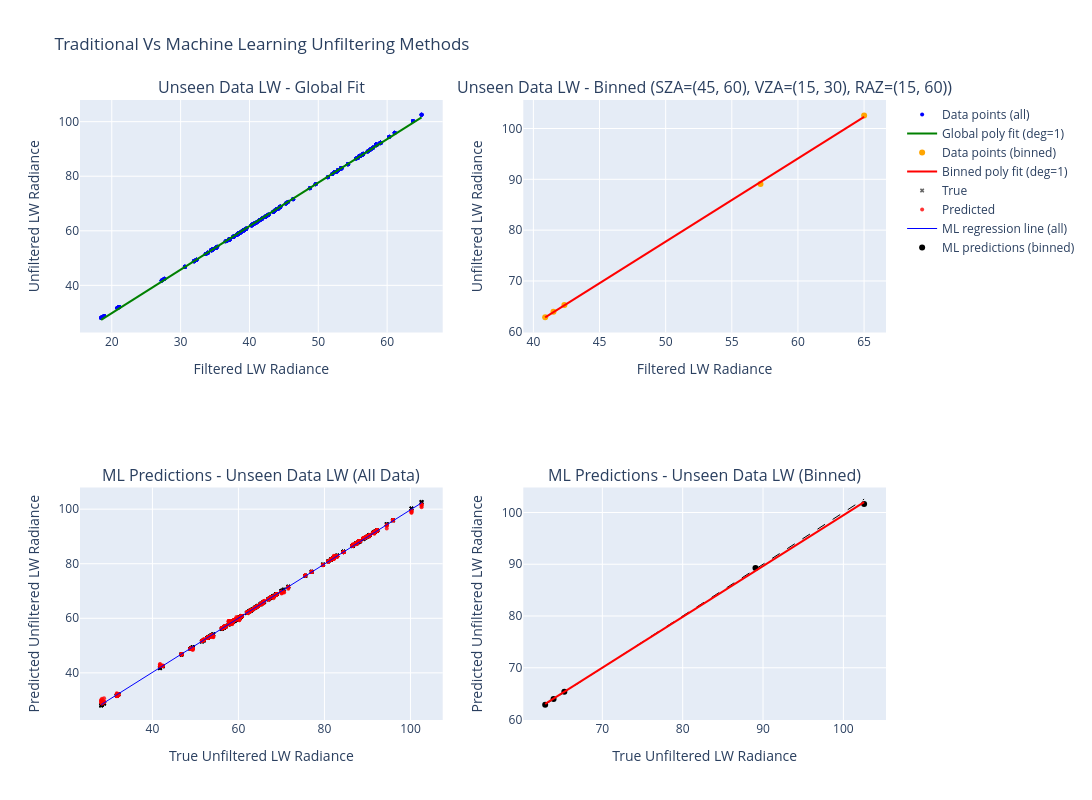

The cell this chart's notebook holds for it:
### Code cell
compare_global_vs_bin_fit_interactive(
    test_lw_geos_ds,
    scene="Land",
    sza_range=(45,60),
    vza_range=(15,30),
    raz_range=(15,60),
    degree=1,
    ml_model=lw_bm_with_geos["Final_Model"],
    name="Unseen Data LW",
    ml_features=["SZA", 'VZA', 'RAZ', 'Longwave Filtered Rads (Integrated)'],
    is_sw=False
)

### Figure 1 — Plotly figure (JSON) as saved in the notebook; plotly's stock layout.template omitted (floating-point values rounded to 4 significant figures; data arrays with more than 128 entries replaced by an {"elided": "..."} marker saying what was removed)
{"data": [{"hovertemplate": "Filtered: %{x:.2f}<br>Unfiltered: %{y:.2f}", "marker": {"color": "blue", "opacity": 1.0, "size": 4}, "mode": "markers", "name": "Data points (all)", "showlegend": true, "x": {"elided": "635 float values"}, "y": {"elided": "635 float values"}, "type": "scatter", "xaxis": "x", "yaxis": "y"}, {"line": {"color": "green", "width": 2}, "mode": "lines", "name": "Global poly fit (deg=1)", "showlegend": true, "x": {"elided": "635 float values"}, "y": {"elided": "635 float values"}, "type": "scatter", "xaxis": "x", "yaxis": "y"}, {"hovertemplate": "Filtered: %{x:.2f}<br>Unfiltered: %{y:.2f}", "marker": {"color": "orange", "opacity": 1.0, "size": 6}, "mode": "markers", "name": "Data points (binned)", "showlegend": true, "x": [41.52, 42.34, 40.89, 65.0, 57.17], "y": [63.93, 65.27, 62.88, 102.6, 89.06], "type": "scatter", "xaxis": "x2", "yaxis": "y2"}, {"line": {"color": "red", "width": 2}, "mode": "lines", "name": "Binned poly fit (deg=1)", "showlegend": true, "x": [40.89, 41.52, 42.34, 57.17, 65.0], "y": [62.85, 63.87, 65.22, 89.48, 102.3], "type": "scatter", "xaxis": "x2", "yaxis": "y2"}, {"marker": {"color": "black", "opacity": 0.6, "size": 4, "symbol": "x"}, "mode": "markers", "name": "True", "showlegend": true, "x": {"elided": "635 float values"}, "y": {"elided": "635 float values"}, "type": "scatter", "xaxis": "x3", "yaxis": "y3"}, {"customdata": {"elided": "635 float values"}, "hovertemplate": "True: %{x:.2f}<br>Predicted: %{y:.2f}<br>Error: %{customdata:.2f}", "marker": {"color": "red", "opacity": 0.8, "size": 4, "symbol": "circle"}, "mode": "markers", "name": "Predicted", "showlegend": true, "x": {"elided": "635 float values"}, "y": {"elided": "635 float values"}, "type": "scatter", "xaxis": "x3", "yaxis": "y3"}, {"line": {"color": "blue", "width": 1}, "mode": "lines", "name": "ML regression line (all)", "showlegend": true, "x": {"elided": "635 float values"}, "y": {"elided": "635 float values"}, "type": "scatter", "xaxis": "x3", "yaxis": "y3"}, {"customdata": [0.04008, 0.08304, -0.01038, -0.9647, 0.2214], "hovertemplate": "True: %{x:.2f}<br>Predicted: %{y:.2f}<br>Error: %{customdata:.2f}", "marker": {"color": "black", "opacity": 1.0, "size": 6}, "mode": "markers", "name": "ML predictions (binned)", "showlegend": true, "x": [63.93, 65.27, 62.88, 102.6, 89.06], "y": [63.97, 65.35, 62.87, 101.6, 89.28], "type": "scatter", "xaxis": "x4", "yaxis": "y4"}, {"line": {"color": "black", "dash": "dash", "width": 1}, "mode": "lines", "name": "Perfect prediction", "showlegend": false, "x": [62.87, 102.6], "y": [62.87, 102.6], "type": "scatter", "xaxis": "x4", "yaxis": "y4"}, {"line": {"color": "red", "width": 2}, "mode": "lines", "name": "ML regression line (binned)", "showlegend": false, "x": [62.88, 63.93, 65.27, 89.06, 102.6], "y": [63.01, 64.03, 65.35, 88.71, 102.0], "type": "scatter", "xaxis": "x4", "yaxis": "y4"}], "layout": {"xaxis": {"anchor": "y", "domain": [0.0, 0.45], "title": {"text": "Filtered LW Radiance"}}, "yaxis": {"anchor": "x", "domain": [0.625, 1.0], "title": {"text": "Unfiltered LW Radiance"}}, "xaxis2": {"anchor": "y2", "domain": [0.55, 1.0], "title": {"text": "Filtered LW Radiance"}}, "yaxis2": {"anchor": "x2", "domain": [0.625, 1.0], "title": {"text": "Unfiltered LW Radiance"}}, "xaxis3": {"anchor": "y3", "domain": [0.0, 0.45], "title": {"text": "True Unfiltered LW Radiance"}}, "yaxis3": {"anchor": "x3", "domain": [0.0, 0.375], "title": {"text": "Predicted Unfiltered LW Radiance"}}, "xaxis4": {"anchor": "y4", "domain": [0.55, 1.0], "title": {"text": "True Unfiltered LW Radiance"}}, "yaxis4": {"anchor": "x4", "domain": [0.0, 0.375], "title": {"text": "Predicted Unfiltered LW Radiance"}}, "annotations": [{"font": {"size": 16}, "showarrow": false, "text": "Unseen Data LW - Global Fit", "x": 0.225, "xanchor": "center", "xref": "paper", "y": 1.0, "yanchor": "bottom", "yref": "paper"}, {"font": {"size": 16}, "showarrow": false, "text": "Unseen Data LW - Binned (SZA=(45, 60), VZA=(15, 30), RAZ=(15, 60))", "x": 0.775, "xanchor": "center", "xref": "paper", "y": 1.0, "yanchor": "bottom", "yref": "paper"}, {"font": {"size": 16}, "showarrow": false, "text": "ML Predictions - Unseen Data LW (All Data)", "x": 0.225, "xanchor": "center", "xref": "paper", "y": 0.375, "yanchor": "bottom", "yref": "paper"}, {"font": {"size": 16}, "showarrow": false, "text": "ML Predictions - Unseen Data LW (Binned)", "x": 0.775, "xanchor": "center", "xref": "paper", "y": 0.375, "yanchor": "bottom", "yref": "paper"}], "title": {"text": "Traditional Vs Machine Learning Unfiltering Methods"}, "height": 800, "width": 1400, "showlegend": true}}
